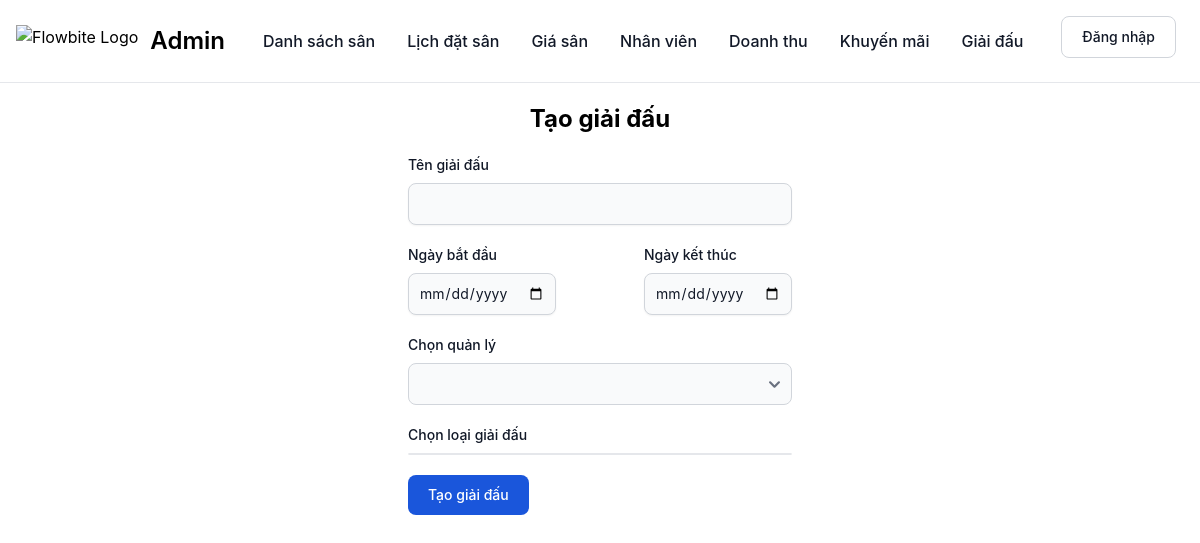
The app's page /Admin/create_tournament.php, older data.
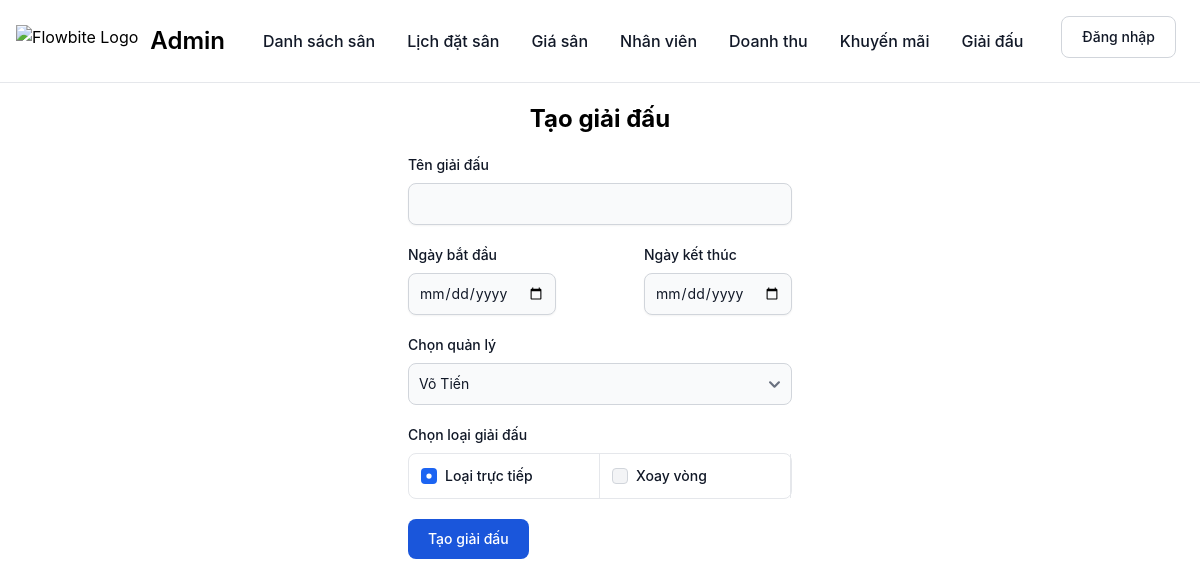
The same page, newer data.
### tables this page shows
CREATE TABLE IF NOT EXISTS `type_tour` (
  `id` int(11) NOT NULL AUTO_INCREMENT,
  `name` varchar(255) NOT NULL,
  PRIMARY KEY (`id`)
);

### Classes/Db.class.php (called while the page is built, shortened)
<?php
class Db
{
	private $dbh = null;
	public function __construct()
	{
		$driver = "mysql:host=" . HOST . "; dbname=" . DB_NAME;
		try {
			$this->dbh = new PDO($driver, DB_USER, DB_PASS);
			$this->dbh->query("set names 'utf8' ");
		} catch (PDOException $e) {
			echo 'có lỗi xảy ra';
			exit();
		}
	}
	public function __destruct()
	{
		$this->dbh = null;
	}
	private function query($sql, $arr = array(), $mode = PDO::FETCH_ASSOC)
	{
		$stm = $this->dbh->prepare($sql);
		if (!$stm->execute($arr)) {
			echo "Sql lỗi.";
			exit;
		}
		return $stm->fetchAll($mode);
	}
	public function select($sql,  $arr = array(), $mode = PDO::FETCH_ASSOC)
	{
		return $this->query($sql, $arr, $mode);
	}
}

### Classes/Admin.class.php (called while the page is built, shortened)
<?php
class Admin extends DB
{
    public function getAllManager()
    {
        $query = "SELECT manager.id,manager.name,manager.phone,user.deleted from manager join user on manager.user_id = user.id where user.deleted=0";
        $result = $this->select($query);
        return $result;
    }
    public function getTypeTour()
    {
        $query = "SELECT * FROM type_tour";
        $result = $this->select($query);
        return $result;
    }
}

### Admin/create_tournament.php (the view, shortened to what the changed rows need)
<!DOCTYPE html>
<html lang="en">
<head>
    <link rel="stylesheet" href="../css//output.css">
    <link href="https://cdnjs.cloudflare.com/ajax/libs/flowbite/2.3.0/flowbite.min.css" rel="stylesheet" />
</head>
<body>
   <div class="text-2xl text-center font-bold mt-5 mb-5">
        <h2>Tạo giải đấu</h2>
   </div>
   <?php
    $admin = new Admin;
    $managers = $admin->getAllManager();
    $type_tour = $admin->getTypeTour();
    $currentDate = date('Y-m-d');
    echo '<form class="max-w-sm mx-auto" method="post" action="create_tournament.php">
    <div class="mb-5">
        <label for="name" class="block mb-2 text-sm font-medium text-gray-900 dark:text-white">Tên giải đấu</label>
        <input type="text" id="name" name="name" class="shadow-sm bg-gray-50 border border-gray-300 text-gray-900 text-sm rounded-lg focus:ring-blue-500 focus:border-blue-500 block w-full p-2.5 dark:bg-gray-700 dark:border-gray-600 dark:placeholder-gray-400 dark:text-white dark:focus:ring-blue-500 dark:focus:border-blue-500 dark:shadow-sm-light"/>
        </div>
        <div class="mb-5 flex justify-between">
            <div>
                <label for="start_day" class="block mb-2 text-sm font-medium text-gray-900 dark:text-white">Ngày bắt đầu</label>
                <input type="date" id="start_day" name="start_day" min="' . $currentDate . '" class="shadow-sm bg-gray-50 border border-gray-300 text-gray-900 text-sm rounded-lg focus:ring-blue-500 focus:border-blue-500 block w-full p-2.5 dark:bg-gray-700 dark:border-gray-600 dark:placeholder-gray-400 dark:text-white dark:focus:ring-blue-500 dark:focus:border-blue-500 dark:shadow-sm-light" />
            </div>
            <div>
                <label for="end_day" class="block mb-2 text-sm font-medium text-gray-900 dark:text-white">Ngày kết thúc</label>
                <input type="date" id="end_day" name="end_day" min="' . $currentDate . '" class="shadow-sm bg-gray-50 border border-gray-300 text-gray-900 text-sm rounded-lg focus:ring-blue-500 focus:border-blue-500 block w-full p-2.5 dark:bg-gray-700 dark:border-gray-600 dark:placeholder-gray-400 dark:text-white dark:focus:ring-blue-500 dark:focus:border-blue-500 dark:shadow-sm-light" />
            </div>
        </div>
        <div class="mb-5">
            <label for="manager" class="block mb-2 text-sm font-medium text-gray-900 dark:text-white">Chọn quản lý</label>
            <select id="manager" name="manager" class="bg-gray-50 border border-gray-300 text-gray-900 text-sm rounded-lg focus:ring-blue-500 focus:border-blue-500 block w-full p-2.5 dark:bg-gray-700 dark:border-gray-600 dark:placeholder-gray-400 dark:text-white dark:focus:ring-blue-500 dark:focus:border-blue-500">
        ';
    foreach ($managers as $manager) {
        echo '<option value="' . $manager['id'] . '">' . $manager['name'] . '</option>';
    }
    echo '</select>
        </div>
        <div class="mb-5">
            <label for="type" class="block mb-2 text-sm font-medium text-gray-900 dark:text-white">Chọn loại giải đấu</label>
            <ul class="items-center w-full text-sm font-medium text-gray-900 bg-white border border-gray-200 rounded-lg sm:flex dark:bg-gray-700 dark:border-gray-600 dark:text-white">
        ';
    foreach ($type_tour as $t) {
        echo '  <li class="w-full border-b border-gray-200 sm:border-b-0 sm:border-r dark:border-gray-600">
                    <div class="flex items-center ps-3">
                        <input id="type_list" type="radio" name="type" value="' . $t['id'] . '" class="w-4 h-4 text-blue-600 bg-gray-100 border-gray-300 rounded focus:ring-blue-500 dark:focus:ring-blue-600 dark:ring-offset-gray-700 dark:focus:ring-offset-gray-700 focus:ring-2 dark:bg-gray-600 dark:border-gray-500" ' . ($t['id'] == $type_tour[0]['id'] ? 'checked' : '') . '>
                        <label for="type_list" class="w-full py-3 ms-2 text-sm font-medium text-gray-900 dark:text-gray-300">' . $t['name'] . '</label>
                    </div>
                </li>';
    }
    echo '  </ul>
        </div>
        <button type="submit" class="text-white bg-blue-700 hover:bg-blue-800 focus:ring-4 focus:outline-none focus:ring-blue-300 font-medium rounded-lg text-sm px-5 py-2.5 text-center dark:bg-blue-600 dark:hover:bg-blue-700 dark:focus:ring-blue-800">Tạo giải đấu</button>
    </form>';
   ?>
</body>
</html>

Row changes from the older to the newer data that the page shows:
added type_tour: type "☑ Loại trực tiếp", name "Loại trực tiếp"
added type_tour: name "Xoay vòng"
Text that changed along with them:
form field manager: (not shown) → "Võ Tiến"
